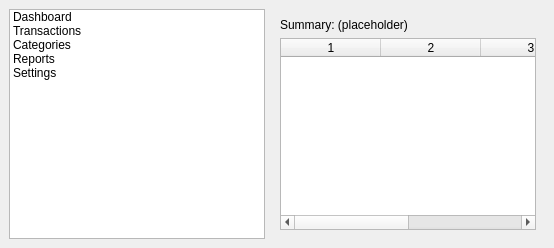
<?xml version="1.0" encoding="UTF-8"?>
<ui version="4.0">
 <class>MainWindow</class>
 <widget class="QMainWindow" name="MainWindow">
  <property name="windowTitle"><string>Finance Manager</string></property>
  <widget class="QWidget" name="centralwidget">
   <layout class="QHBoxLayout" name="horizontalLayout">
    <item>
     <widget class="QListWidget" name="listNavigation">
      <item><property name="text"><string>Dashboard</string></property></item>
      <item><property name="text"><string>Transactions</string></property></item>
      <item><property name="text"><string>Categories</string></property></item>
      <item><property name="text"><string>Reports</string></property></item>
      <item><property name="text"><string>Settings</string></property></item>
     </widget>
    </item>
    <item>
     <widget class="QStackedWidget" name="stackedWidget">
      <widget class="QWidget" name="pageDashboard">
        <layout class="QVBoxLayout" name="v1">
          <item>
            <widget class="QLabel" name="lblSummary"><property name="text"><string>Summary: (placeholder)</string></property></widget>
          </item>
          <item>
            <widget class="QTableWidget" name="tableRecent"><property name="columnCount"><number>4</number></property></widget>
          </item>
        </layout>
      </widget>
      <widget class="QWidget" name="pageTransactions"/>
      <widget class="QWidget" name="pageCategories"/>
      <widget class="QWidget" name="pageReports"/>
      <widget class="QWidget" name="pageSettings"/>
     </widget>
    </item>
   </layout>
  </widget>
 </widget>
 <resources/>
 <connections/>
</ui>
